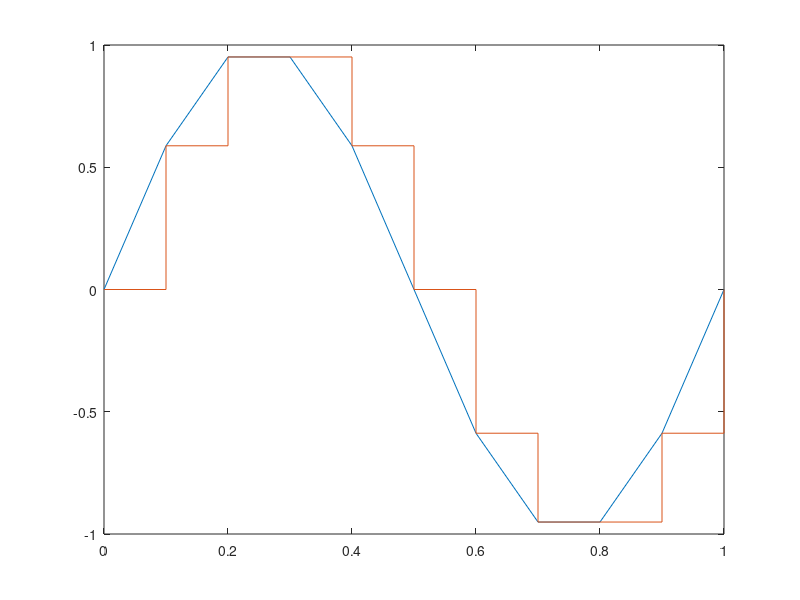

Reproduce this figure in MATLAB.
F_Sampling = 10;
T_Sampling = 1/F_Sampling;
F_Signal = 1;

t = 0:T_Sampling:1;
sinewave = sin(2*pi*F_Signal*t);
plot(t, sinewave)
hold on
stairs(t, sinewave)